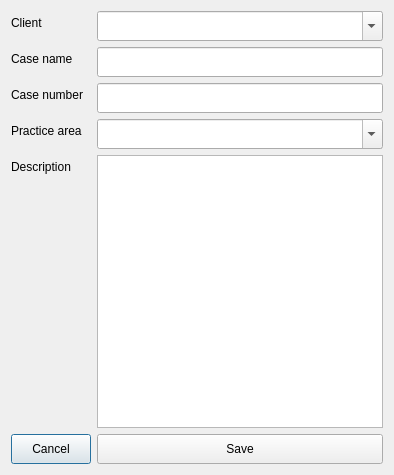
<?xml version="1.0" encoding="UTF-8"?>
<ui version="4.0">
 <class>newcase</class>
 <widget class="QDialog" name="newcase">
  <property name="geometry">
   <rect>
    <x>0</x>
    <y>0</y>
    <width>394</width>
    <height>475</height>
   </rect>
  </property>
  <property name="maximumSize">
   <size>
    <width>500</width>
    <height>16777215</height>
   </size>
  </property>
  <property name="font">
   <font>
    <family>Segoe UI</family>
    <pointsize>9</pointsize>
   </font>
  </property>
  <property name="windowTitle">
   <string>New Case</string>
  </property>
  <property name="windowIcon">
   <iconset resource="images/icons/icons.qrc">
    <normaloff>:/new/general/clock.png</normaloff>:/new/general/clock.png</iconset>
  </property>
  <property name="modal">
   <bool>true</bool>
  </property>
  <layout class="QFormLayout" name="formLayout">
   <item row="0" column="0">
    <widget class="QLabel" name="label">
     <property name="text">
      <string>Client</string>
     </property>
    </widget>
   </item>
   <item row="0" column="1">
    <widget class="QComboBox" name="comboBox_clients">
     <property name="minimumSize">
      <size>
       <width>0</width>
       <height>30</height>
      </size>
     </property>
     <property name="maximumSize">
      <size>
       <width>16777215</width>
       <height>30</height>
      </size>
     </property>
     <property name="baseSize">
      <size>
       <width>0</width>
       <height>0</height>
      </size>
     </property>
     <property name="editable">
      <bool>true</bool>
     </property>
    </widget>
   </item>
   <item row="1" column="0">
    <widget class="QLabel" name="label_2">
     <property name="text">
      <string>Case name</string>
     </property>
    </widget>
   </item>
   <item row="1" column="1">
    <widget class="QLineEdit" name="lineEdit_caseName">
     <property name="minimumSize">
      <size>
       <width>0</width>
       <height>30</height>
      </size>
     </property>
     <property name="maximumSize">
      <size>
       <width>16777215</width>
       <height>30</height>
      </size>
     </property>
     <property name="baseSize">
      <size>
       <width>0</width>
       <height>0</height>
      </size>
     </property>
    </widget>
   </item>
   <item row="2" column="0">
    <widget class="QLabel" name="label_3">
     <property name="text">
      <string>Case number</string>
     </property>
    </widget>
   </item>
   <item row="2" column="1">
    <widget class="QLineEdit" name="lineEdit_caseNo">
     <property name="minimumSize">
      <size>
       <width>0</width>
       <height>30</height>
      </size>
     </property>
     <property name="maximumSize">
      <size>
       <width>16777215</width>
       <height>30</height>
      </size>
     </property>
     <property name="baseSize">
      <size>
       <width>0</width>
       <height>0</height>
      </size>
     </property>
    </widget>
   </item>
   <item row="3" column="0">
    <widget class="QLabel" name="label_4">
     <property name="text">
      <string>Practice area</string>
     </property>
    </widget>
   </item>
   <item row="3" column="1">
    <widget class="QComboBox" name="comboBox_pArea">
     <property name="minimumSize">
      <size>
       <width>0</width>
       <height>30</height>
      </size>
     </property>
     <property name="maximumSize">
      <size>
       <width>16777215</width>
       <height>30</height>
      </size>
     </property>
     <property name="baseSize">
      <size>
       <width>0</width>
       <height>0</height>
      </size>
     </property>
     <property name="editable">
      <bool>true</bool>
     </property>
    </widget>
   </item>
   <item row="4" column="0">
    <widget class="QLabel" name="label_5">
     <property name="text">
      <string>Description</string>
     </property>
    </widget>
   </item>
   <item row="4" column="1">
    <widget class="QPlainTextEdit" name="plainTextEdit_desc"/>
   </item>
   <item row="5" column="0">
    <widget class="QPushButton" name="pushButton_cancel">
     <property name="minimumSize">
      <size>
       <width>0</width>
       <height>30</height>
      </size>
     </property>
     <property name="maximumSize">
      <size>
       <width>16777215</width>
       <height>30</height>
      </size>
     </property>
     <property name="baseSize">
      <size>
       <width>0</width>
       <height>0</height>
      </size>
     </property>
     <property name="text">
      <string>Cancel</string>
     </property>
     <property name="icon">
      <iconset resource="images/icons/icons.qrc">
       <normaloff>:/new/general/Gnome-Window-Close-64.png</normaloff>:/new/general/Gnome-Window-Close-64.png</iconset>
     </property>
    </widget>
   </item>
   <item row="5" column="1">
    <widget class="QPushButton" name="pushButton_save">
     <property name="minimumSize">
      <size>
       <width>0</width>
       <height>30</height>
      </size>
     </property>
     <property name="maximumSize">
      <size>
       <width>16777215</width>
       <height>30</height>
      </size>
     </property>
     <property name="baseSize">
      <size>
       <width>0</width>
       <height>0</height>
      </size>
     </property>
     <property name="text">
      <string>Save</string>
     </property>
     <property name="icon">
      <iconset resource="images/icons/icons.qrc">
       <normaloff>:/new/general/Dialog-Apply-64.png</normaloff>:/new/general/Dialog-Apply-64.png</iconset>
     </property>
    </widget>
   </item>
  </layout>
 </widget>
 <resources>
  <include location="images/icons/icons.qrc"/>
 </resources>
 <connections/>
</ui>
